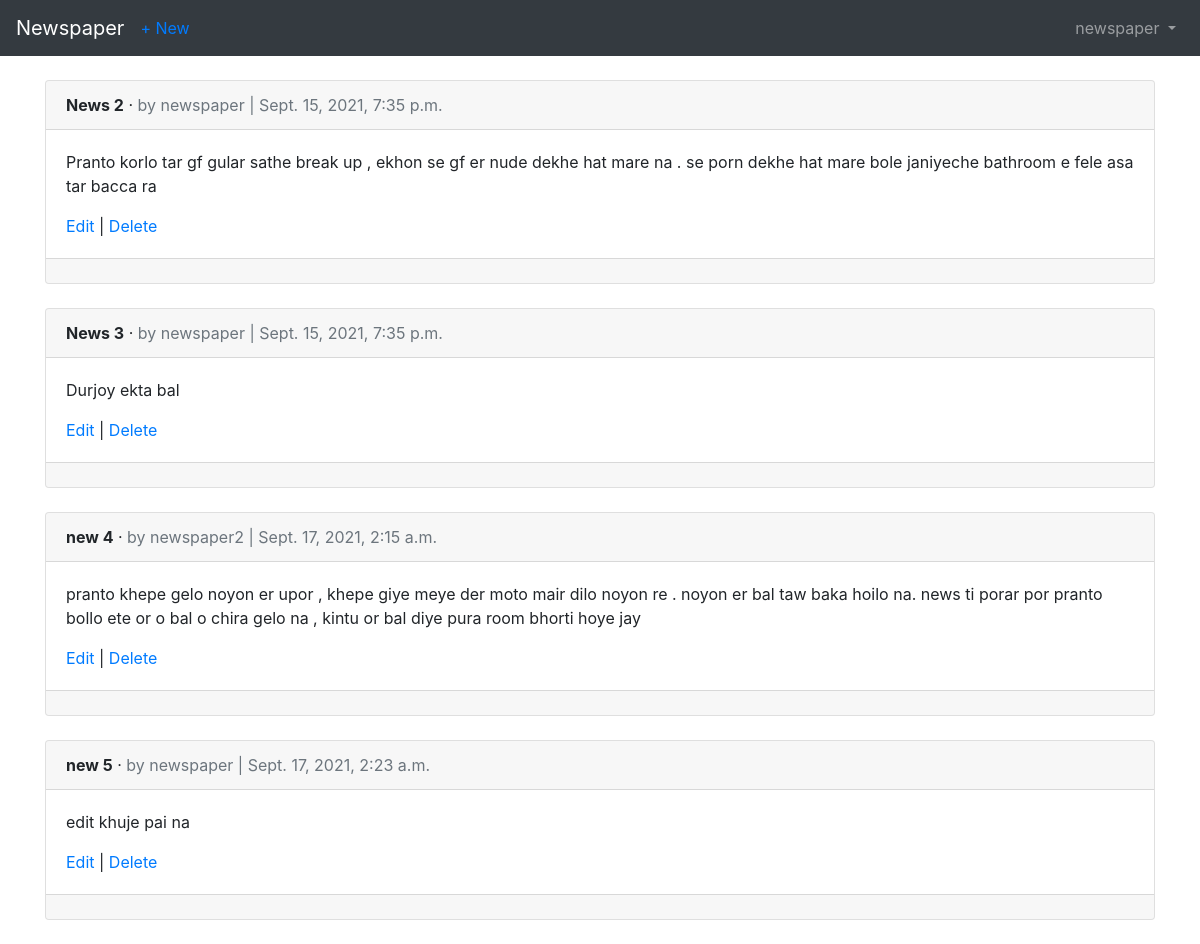
Page /articles/ (signed in) on the earlier database version.
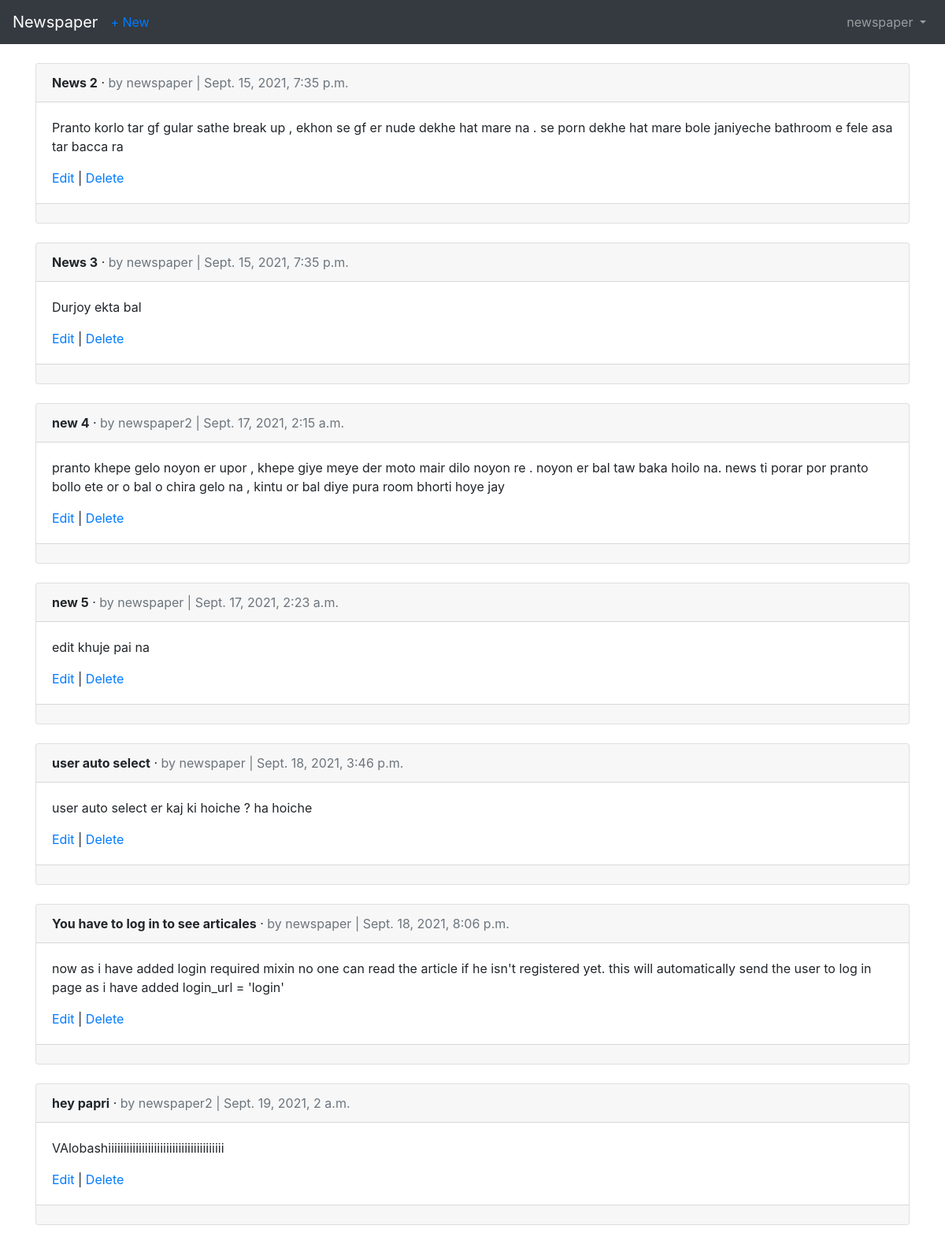
Same page on the later database version.
### users/models.py (models this page shows)
class CustomUser(AbstractUser):
    age= models.PositiveBigIntegerField(null=True,blank=True)

### articles/models.py (models this page shows, shortened)
class Article(models.Model):
    title= models.CharField(max_length=255)
    body= models.TextField()
    date= models.DateTimeField(auto_now_add=True)
    author= models.ForeignKey(
        get_user_model(),
        on_delete=models.CASCADE
    )

### articles/views.py (the view)
# urls.py: path('', ArticleListView.as_view(), name='article_list'),
class ArticleListView(LoginRequiredMixin,ListView):
    model = Article
    template_name= 'article_list.html'
    login_url= 'login'

### templates/article_list.html (shortened to what this page needs)
{% extends 'base.html' %}
{% block content %}
    {% for article in object_list %}
        <div class="card">
        <div class="card-header">
        <span class="font-weight-bold">{{ article.title }}</span> &middot;
        <span class="text-muted">by {{ article.author }} |
        {{ article.date }}</span>
        </div>
        <div class="card-body">
        <p>{{ article.body }}</p>
        <a href="{% url 'article_edit' article.pk %}">Edit</a> |
        <a href="{% url 'article_delete' article.pk %}">Delete</a>
        </div>
        <div class="card-footer">
    </div>
    </div>
     <br/>
    {% endfor %}
{% endblock content %}

### templates/base.html (shortened to what this page needs)
<!doctype html>
<html lang="en">
    <head>
        <link rel="stylesheet"
            href="https://maxcdn.bootstrapcdn.com/bootstrap/4.0.0/css/bootstrap.min.css"
>
    </head>
    <body>
        <nav class="navbar navbar-expand-md navbar-dark bg-dark mb-4">
            <a class="navbar-brand" href="{% url 'home' %}">Newspaper</a>
            {% if user.is_authenticated %}
            <ul class="navbar-nav mr-auto">
                <li class="nav-item"><a href="{% url 'article_new' %}">+ New</a></li>
            </ul>
            {% endif %}
            <div class="collapse navbar-collapse" id="navbarCollapse">
                {% if user.is_authenticated %}
                <ul class="navbar-nav ml-auto">
                    <li class="nav-item">
                        <a class="nav-link dropdown-toggle" href="#"
                            id="userMenu"
                            data-toggle="dropdown" aria-haspopup="true"
                            aria-expanded="false">
                            {{ user.username }}
                        </a>
                    </li>
                </ul>
                {% endif %}
            </div>
        </nav>
        <div class="container">
            {% block content %}
            {% endblock content %}
        </div>
    </body>
</html>

Differences in the rows shown:
added Article: title "user auto select", author "newspaper", date "Sept. 18, 2021, 3:46 p.m.", body "user auto select er kaj ki hoiche ? ha hoiche"
added Article: title "You have to log in to see articales", author "newspaper", date "Sept. 18, 2021, 8:06 p.m.", body "now as i have added login required mixin no one can read the article if he isn't registered yet. this will automatically send the user to log in page as i have added login_url = 'login'"
added Article: title "hey papri", author "newspaper2", date "Sept. 19, 2021, 2 a.m.", body "VAlobashiiiiiiiiiiiiiiiiiiiiiiiiiiiiiiiiiiiiii"
